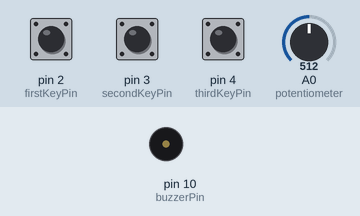
Bench run of a sketch on a simulated Arduino Uno, built with avr-gcc and run on an emulated ATmega328P. Shown: buzzer (waves = sounding). The inputs (shaded band) are chosen by the test bench; at power-on: pin 2 (firstKeyPin) LOW, pin 3 (secondKeyPin) LOW, pin 4 (thirdKeyPin) LOW, A0 (potentiometer) = 512. What the sketch prints to the serial monitor is not drawn.

Above: at 1.2 s.
1.3 s: pin 2 (firstKeyPin) pulled HIGH for 0.15 s
At 1.37 s:
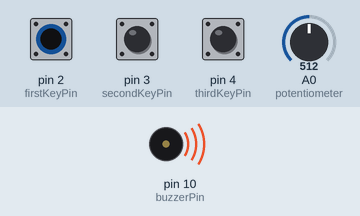
5.9 s: pin 2 (firstKeyPin) pulled HIGH for 3.2 s
At 9.4 s:
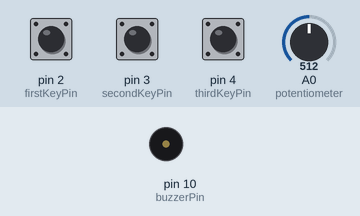
10.6 s: pin 3 (secondKeyPin) pulled HIGH for 3.2 s
At 11.9 s:
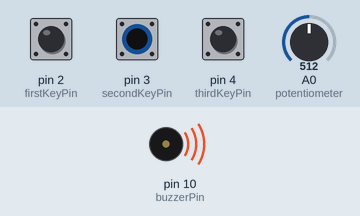
Timing chart, 0 to 15.3 s (numbered marks = the images above; inputs shaded):
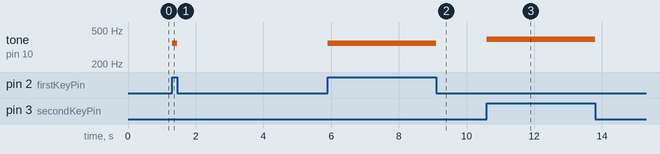

The sketch:

Code.ino
```cpp
int firstNote = 0;    //integer for storing the frequency of the note corresponding to the first(green) button
int secondNote = 0;   //integer for storing the frequency of the note corresponding to the second(red) button
int thirdNote = 0;    //integer for storing the frequency of the note corresponding to the third(yellow) button
int firstKeyPin = 2;  //pin for the first(green) button
int secondKeyPin = 3; //pin for the second(red) button
int thirdKeyPin = 4;  //pin for the third(yellow) button
int buzzerPin = 10;   //pin for the buzzer

//the 3 arrays correspond to a set of 3 different set of notes(their frequencies)
int noteFreq1[] = {262, 294, 330}; //C,D,E
int noteFreq2[] = {349, 392, 440};//F,G,A
int noteFreq3[] = {494, 523, 587};//B,C,D

int notes[] = {firstNote, secondNote, thirdNote}; //array for the integer to store the notes for the 3 buttons

void setup() {
  //set the button pins as inputs

  pinMode(firstKeyPin, INPUT);
  pinMode(secondKeyPin, INPUT);
  pinMode(thirdKeyPin, INPUT);

  //set the buzzer pin as an output
  pinMode(buzzerPin, OUTPUT);
  Serial.begin(9600);
}

void loop() {

  int potentiometer = analogRead(A0); //integer to store the analog value of the potentiometer
  Serial.println(potentiometer);  //for debugging, print the above value

  //The below 3 if statements crrespond to the three ranges of the potentiomter(0-340,341-681,682-1023)
  if (potentiometer < 341) {
    for (int i = 0; i < 3; i++ ) {  //sets the 3 notes of the button in relation to the value of the potentiometer by calling the appropriate array
      notes[i] = noteFreq1[i];
      playNote();
    }
  }

  if (potentiometer >= 341 && potentiometer < 682) {
    for (int i = 0; i < 3; i++ ) {
      notes[i] = noteFreq2[i];
      playNote();
    }
  }


  if (potentiometer >= 682 && potentiometer < 1024) {
    for (int i = 0; i < 3; i++ ) {
      notes[i] = noteFreq3[i];
      playNote();
    }
  }
}

//Function to assign the values of the notes to each button depending on the value of the potentiometer. Also checks for button press and plays the note when corresponding button is pressed
void playNote() {

  if (digitalRead(firstKeyPin) == HIGH) {
    tone(buzzerPin, notes[0]);
    //Serial.println(digitalRead(firstKeyPin));
  }
  else if (digitalRead(secondKeyPin) == HIGH) {
    tone(buzzerPin, notes[1]);
    //Serial.println(digitalRead(secondKeyPin));
  }
  else if (digitalRead(thirdKeyPin) == HIGH) {
    tone(buzzerPin, notes[2]);
    //Serial.println(digitalRead(thirdKeyPin));
  }
  else {
    noTone(buzzerPin);                        //if no key is pressed turn the buzzer off
  }
}

//Table used to set note frequencies
/*
  note  frequency
  c     262 Hz
  d     294 Hz
  e     330 Hz
  f     349 Hz
  g     392 Hz
  a     440 Hz
  b     494 Hz
  C     523 Hz
  d     587 Hz
*/
```

Measured:
- after the input at 1.3 s, tone on pin 10 (buzzerPin): silent → 349 Hz at once, → silent 0.15 s later
- after the input at 5.9 s, tone on pin 10 (buzzerPin): silent → 349 Hz at once, → silent 3.2 s later
- after the input at 10.6 s, tone on pin 10 (buzzerPin): silent → 392 Hz at once, → silent 3.2 s later
